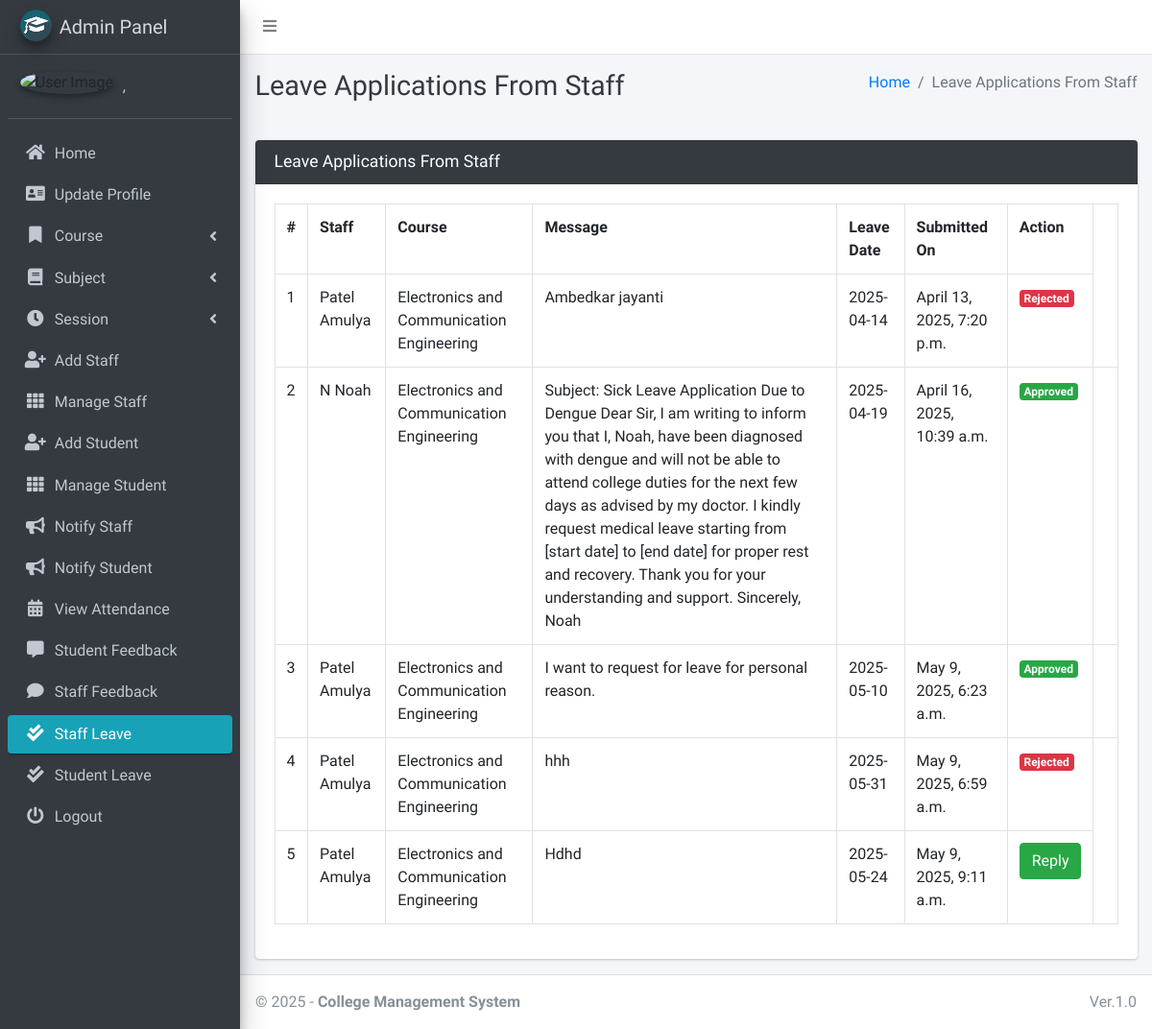
Screenshot of /staff/view/leave/ (signed in) with the database file from the repository.
### main_app/models.py (models this page shows)
class CustomUser(AbstractUser):
    USER_TYPE = ((1, "HOD"), (2, "Staff"), (3, "Student"))
    GENDER = [("M", "Male"), ("F", "Female")]
    username = None  # Removed username, using email instead
    email = models.EmailField(unique=True)
    user_type = models.CharField(default=1, choices=USER_TYPE, max_length=1)
    gender = models.CharField(max_length=1, choices=GENDER)
    profile_pic = models.ImageField()
    address = models.TextField()
    fcm_token = models.TextField(default="")  # For firebase notifications
    created_at = models.DateTimeField(auto_now_add=True)
    updated_at = models.DateTimeField(auto_now=True)
    USERNAME_FIELD = "email"
    REQUIRED_FIELDS = []
    objects = CustomUserManager()
    def __str__(self):
        return self.last_name + ", " + self.first_name

class LeaveReportStaff(models.Model):
    staff = models.ForeignKey(Staff, on_delete=models.CASCADE)
    date = models.CharField(max_length=60)
    message = models.TextField()
    status = models.SmallIntegerField(default=0)
    created_at = models.DateTimeField(auto_now_add=True)
    updated_at = models.DateTimeField(auto_now=True)

class Staff(models.Model):
    course = models.ForeignKey(Course, on_delete=models.DO_NOTHING, null=True, blank=False)
    admin = models.OneToOneField(CustomUser, on_delete=models.CASCADE)
    def __str__(self):
        return self.admin.last_name + " " + self.admin.first_name

class Course(models.Model):
    name = models.CharField(max_length=120)
    created_at = models.DateTimeField(auto_now_add=True)
    updated_at = models.DateTimeField(auto_now=True)
    def __str__(self):
        return self.name

### main_app/hod_views.py (the view, shortened to what this page needs)
# urls.py: path("staff/view/leave/", hod_views.view_staff_leave, name="view_staff_leave",),
@csrf_exempt
def view_staff_leave(request):
    if request.method != 'POST':
        allLeave = LeaveReportStaff.objects.all()
        context = {
            'allLeave': allLeave,
            'page_title': 'Leave Applications From Staff'
        }
        return render(request, "hod_template/staff_leave_view.html", context)

### main_app/templates/hod_template/staff_leave_view.html (shortened to what this page needs)
{% extends 'main_app/base.html' %}
{% load static %}
{% block page_title %}{{page_title}}{% endblock page_title %}
{% block content %}
<section class="content">
    <div class="container-fluid">
        <div class="row">
            <div class="col-md-12">
                <div class="card card-dark">
                    <div class="card-header">
                        <h3 class="card-title">{{page_title}}</h3>
                    </div>
                    <div class="table card-body">
                        <table class="table table-bordered table-hover">
                            <tr>
                                <th>#</th>
                                <th>Staff</th>
                                <th>Course</th>
                                <th>Message</th>
                                <th>Leave Date</th>
                                <th>Submitted On</th>
                                <th>Action</th>
                            </tr>
                            {% for leave in  allLeave %}
                              <tr>
                                  <td>{{forloop.counter}}</td>
                                  <td>{{leave.staff}}</td>
                                  <td>{{leave.staff.course}}</td>
                                  <td>{{leave.message}}</td>
                                  <td>{{leave.date}}</td>
                                  <td>{{leave.created_at}}</td>
                                      {% if leave.status == 0 %}
                                           <td> <button data-toggle = "modal" data-target = "#reply_modal" value="{{leave.id}}" class="btn btn-success reply_open_modal">Reply</button>
{% elif leave.status == -1 %}
<td><span  class='badge badge-danger'>Rejected</span></td>
{% else %}
<td><span  class='badge badge-success'>Approved</span></td>
                                            <td>{{feedback.updated_at}}</td>
                                      {% endif %}
                                  </td>
                              </tr>
                            {% endfor %}
                        </table>
                    </div>
                    </div>
            </div>
        </div>
    </div>
</section>
{% endblock content %}

### main_app/templates/main_app/sidebar_template.html (shortened to what this page needs)
{% load static %}
<aside class="main-sidebar sidebar-dark-info elevation-4">
    {% if request.user.user_type == '1' %}
    <a href="{% url 'admin_home' %}" class="brand-link">
        <img src="{% static 'dist/img/cmsl.png' %} " alt="AdminLTE Logo"
            class="brand-image img-circle elevation-3" >
        <span class="brand-text font-weight-light">Admin Panel</span>
    </a>
    <div class="sidebar">
        <div class="user-panel mt-3 pb-3 mb-3 d-flex">
            <div class="image">
                <img src="{{ request.user.profile_pic}}" class="img-circle elevation-2" alt="User Image">
            </div>
            <div class="info">
                <a href="#" class="d-block">{{user}}</a>
            </div>
        </div>
        <nav class="mt-2">
            <ul class="nav nav-pills nav-sidebar flex-column" data-widget="treeview" role="menu" data-accordion="false">
                <li class="nav-item">
                    {% url 'admin_home' as admin_home %}
                    <a href="{{admin_home}}" class="nav-link {% if admin_home == request.path %} active {% endif %}">
                        <i class="nav-icon fas fa-home"></i>
                        <p>
                            Home
                        </p>
                    </a>
                </li>
                <li class="nav-item">
                    {% url 'admin_view_profile' as admin_view_profile %}
                    <a href="{{admin_view_profile}}"
                        class="nav-link {% if admin_view_profile == request.path %} active {% endif %}">
                        <i class="nav-icon fas fa-address-card"></i>
                        <p>
                            Update Profile
                        </p>
                    </a>
                </li>
                <li class="nav-item has-treeview">
                    <a href="#" class="nav-link">
                        <i class="nav-icon fas fa-bookmark"></i>
                        <p>
                            Course
                            <i class="fas fa-angle-left right"></i>
                        </p>
                    </a>
                </li>
                <li class="nav-item has-treeview">
                    <a href="#" class="nav-link">
                        <i class="nav-icon fas fa-book"></i>
                        <p>
                            Subject
                            <i class="fas fa-angle-left right"></i>
                        </p>
                    </a>
                </li>
                <li class="nav-item has-treeview">
                    <a href="#" class="nav-link">
                        <i class="nav-icon fas fa-clock"></i>
                        <p>
                            Session
                            <i class="fas fa-angle-left right"></i>
                        </p>
                    </a>
                </li>
                <li class="nav-item">
                    {% url 'add_staff' as add_staff %}
                    <a href="{{add_staff}}" class="nav-link {% if add_staff == request.path %} active {% endif %}">
                        <i class="nav-icon fas fa-user-plus"></i>
                        <p>
                            Add Staff
                        </p>
                    </a>
                </li>
                <li class="nav-item">
                    {% url 'manage_staff' as manage_staff %}
                    {% url 'edit_staff' staff_id as edit_staff %}
                    <a href="{{manage_staff}}"
                        class="nav-link {% if manage_staff == request.path or request.path == edit_staff %} active {% endif %}">
                        <i class="nav-icon fas fa-th"></i>
                        <p>
                            Manage Staff
                        </p>
                    </a>
                </li>
                <li class="nav-item">
                    {% url 'add_student' as add_student%}
                    <a href="{{add_student}}" class="nav-link  {% if add_student == request.path %} active {% endif %}">
                        <i class="nav-icon fas fa-user-plus"></i>
                        <p>
                            Add Student
                        </p>
                    </a>
                </li>
                <li class="nav-item">
                    {% url 'manage_student' as manage_student %}
                    {% url 'edit_student' student_id as edit_student %}
                    <a href="{{manage_student}}"
                        class="nav-link  {% if edit_student == request.path or manage_student == request.path %} active {% endif %}">
                        <i class="nav-icon fas fa-th"></i>
                        <p>
                            Manage Student
                        </p>
                    </a>
                </li>
                <li class="nav-item">
                    {% url 'admin_notify_staff' as admin_notify_staff %}
                    <a href="{{admin_notify_staff}}"
                        class="nav-link {% if admin_notify_staff == request.path %} active {% endif %}">
                        <i class="nav-icon fas fa-bullhorn"></i>
                        <p>
                            Notify Staff
                        </p>
                    </a>
                </li>
                <li class="nav-item">
                    {% url 'admin_notify_student' as admin_notify_student %}
                    <a href="{{admin_notify_student}}"
                        class="nav-link {% if admin_notify_student == request.path %} active {% endif %}">
                        <i class="nav-icon fas fa-bullhorn"></i>
                        <p>
                            Notify Student
                        </p>
                    </a>
                </li>
                <li class="nav-item">
                    {% url 'admin_view_attendance' as admin_view_attendance %}
                <li class="nav-item">
                    <a href="{{admin_view_attendance}}"
                        class="nav-link  {% if admin_view_attendance == request.path %} active {% endif %}">
                        <i class="nav-icon fas fa-calendar-alt"></i>
                        <p>
                            View Attendance
                        </p>
                    </a>
                </li>
                <li class="nav-item">
                    {% url 'student_feedback_message' as student_feedback_message %}
                    <a href="{{ student_feedback_message }}"
                        class="nav-link  {% if student_feedback_message == request.path %} active {% endif %}">
                        <i class="nav-icon fas fa-comment-alt"></i>
                        <p>
                            Student Feedback
                        </p>
                    </a>
                </li>
                <li class="nav-item">
                    {% url 'staff_feedback_message' as staff_feedback_message %}
                    <a href="{{staff_feedback_message}}"
                        class="nav-link   {% if staff_feedback_message == request.path %} active {% endif %}">
                        <i class="nav-icon fas fa-comment"></i>
                        <p>
                            Staff Feedback
                        </p>
                    </a>
                </li>
                <li class="nav-item">
                    {% url 'view_staff_leave' as view_staff_leave %}
                    <a href="{{view_staff_leave}}"
                        class="nav-link  {% if view_staff_leave == request.path %} active {% endif %}">
                        <i class="nav-icon fas fa-check-double"></i>
                        <p>
                            Staff Leave
                        </p>
                    </a>
                </li>
                <li class="nav-item">
                    {% url 'view_student_leave' as view_student_leave %}
                    <a href="{% url 'view_student_leave' %}"
                        class="nav-link  {% if view_student_leave == request.path %} active {% endif %}">
                        <i class="nav-icon fas fa-check-double"></i>
                        <p>
                            Student Leave
                        </p>
                    </a>
                </li>
                                        {% endif %}
                                        <li class="nav-item">
                                            <a href="{% url 'user_logout' %}"
                                                onclick="return confirm('Your session would be terminated.\n\nProceed?')"
                                                class="nav-link">
                                                <i class="nav-icon fas fa-power-off"></i>
                                                <p>
                                                    Logout
                                                </p>
                                            </a>
                                        </li>
                                    </ul>
                                </nav>
                            </div>
</aside>

### rows the page displays
CustomUser: last_name+first_name ","
LeaveReportStaff: staff "Patel Amulya", staff.course "Electronics and Communication Engineering", message "Ambedkar jayanti", date "2025-04-14", created_at "April 13, 2025, 7:20 p.m.", status "Rejected"
LeaveReportStaff: staff "N Noah", staff.course "Electronics and Communication Engineering", message "Subject: Sick Leave Application Due to Dengue Dear Sir, I am writing to inform you that I, Noah, have been diagnosed with dengue and will not be able to attend college duties for the next few days as advised by my doctor. I kindly request medical leave starting from [start date] to [end date] for proper rest and recovery. Thank you for your understanding and support. Sincerely, Noah", date "2025-04-19", created_at "April 16, 2025, 10:39 a.m."
LeaveReportStaff: staff "Patel Amulya", staff.course "Electronics and Communication Engineering", message "I want to request for leave for personal reason.", date "2025-05-10", created_at "May 9, 2025, 6:23 a.m."
LeaveReportStaff: staff "Patel Amulya", staff.course "Electronics and Communication Engineering", message "hhh", date "2025-05-31", created_at "May 9, 2025, 6:59 a.m.", status "Rejected"
LeaveReportStaff: staff "Patel Amulya", staff.course "Electronics and Communication Engineering", message "Hdhd", date "2025-05-24", created_at "May 9, 2025, 9:11 a.m."

### other values shown
{{ page_title }} "Leave Applications From Staff"
